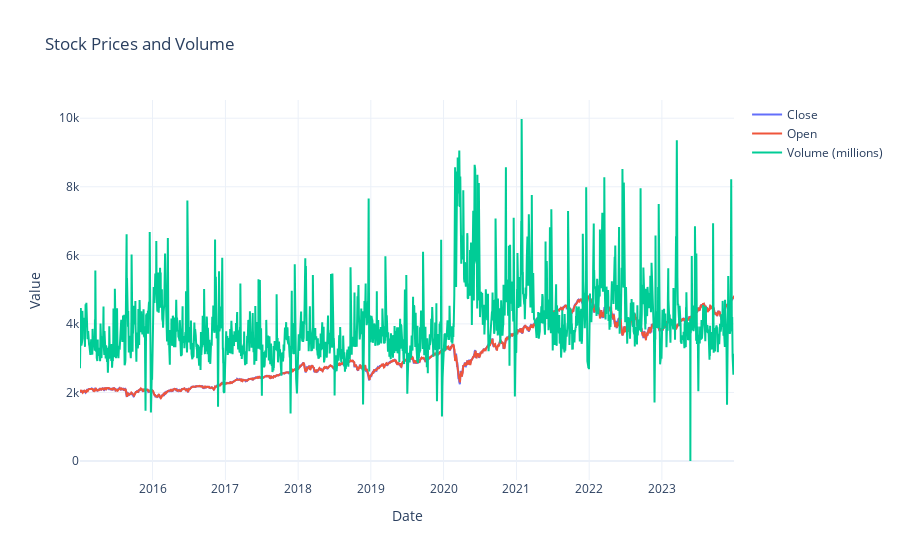

Source (notebook cell):
### Code cell
fig = go.Figure()

fig.add_trace(go.Scatter(x=stock_data.index, y=stock_data['Close'], mode='lines', name='Close'))
fig.add_trace(go.Scatter(x=stock_data.index, y=stock_data['Open'], mode='lines', name='Open'))

fig.add_trace(go.Scatter(x=stock_data.index, y=stock_data['Volume'] / 1e6, mode='lines', name='Volume (millions)'))

fig.update_layout(
    title='Stock Prices and Volume',
    xaxis_title='Date',
    yaxis_title='Value',
    template='plotly_white'
)

fig.show()

### Figure 1 — Plotly figure (JSON) as saved in the notebook; plotly's stock layout.template omitted (floating-point values rounded to 4 significant figures; data arrays with more than 128 entries replaced by an {"elided": "..."} marker saying what was removed)
{"data": [{"mode": "lines", "name": "Close", "type": "scatter", "x": {"elided": "2264 str values"}, "y": {"elided": "2264 float values"}}, {"mode": "lines", "name": "Open", "type": "scatter", "x": {"elided": "2264 str values"}, "y": {"elided": "2264 float values"}}, {"mode": "lines", "name": "Volume (millions)", "type": "scatter", "x": {"elided": "2264 str values"}, "y": {"elided": "2264 float values"}}], "layout": {"autosize": true, "title": {"text": "Stock Prices and Volume"}, "xaxis": {"autorange": true, "range": ["2015-01-02", "2023-12-29"], "title": {"text": "Date"}, "type": "date"}, "yaxis": {"autorange": true, "range": [-554.3, 10530.0], "title": {"text": "Value"}, "type": "linear"}}}
